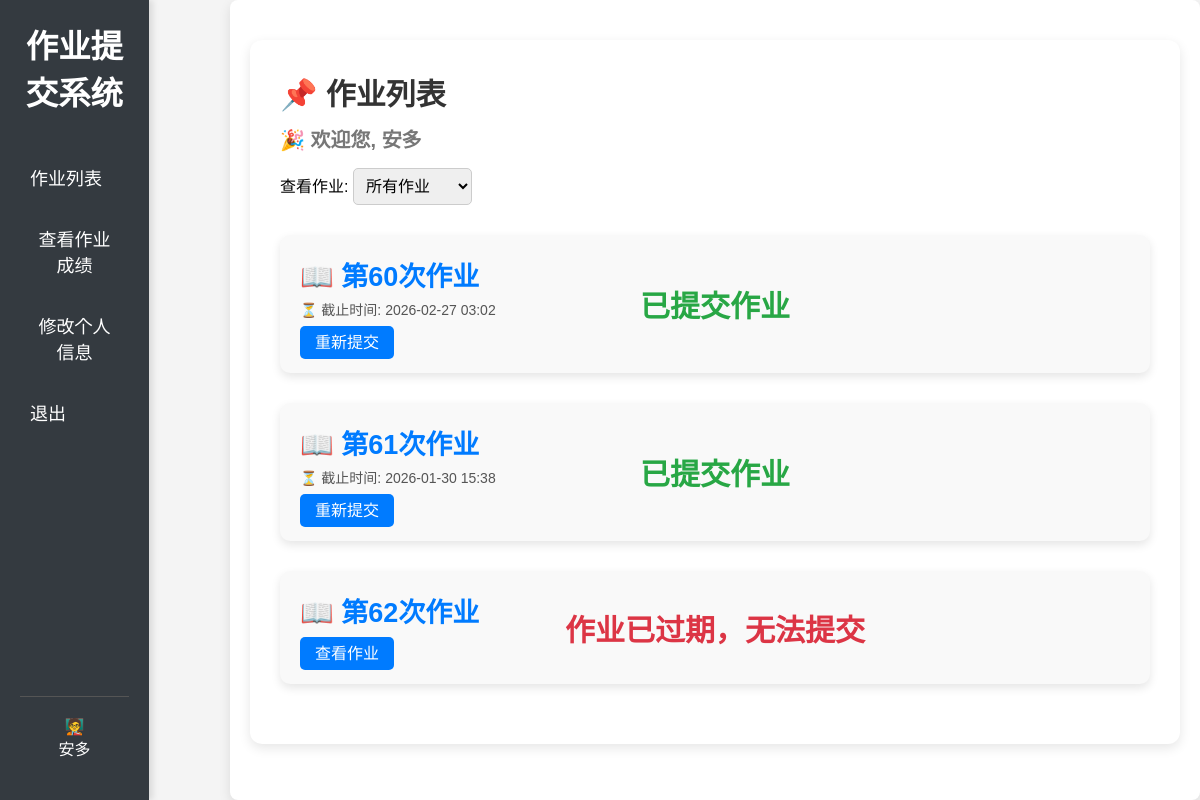
/assignments/ (signed in), run on the app's committed database.
### assignment_system/models.py (models this page shows, shortened)
class CustomUser(AbstractUser):
    number = models.IntegerField(unique=True, verbose_name='学号', null=True, blank=True)
    name = models.CharField(max_length=100, verbose_name='姓名', default='Unknown')
    is_teacher = models.BooleanField(default=False, verbose_name="是否为老师")
    email = models.EmailField(max_length=254, verbose_name='邮箱', blank=True, null=True)  # 新增邮箱字段
    id = models.BigAutoField(primary_key=True)

class Assignment(models.Model):
    title = models.CharField(max_length=200)
    description = models.TextField()
    due_date = models.DateTimeField()
    file = models.FileField(upload_to='submissions/', blank=True, null=True)
    custom_fields = models.JSONField(default=list, blank=True, null=True)

### assignment_system/views.py (the view)
# urls.py: path('assignments/', views.assignment_list, name='assignment_list'),  # 学生查看所有作业
def assignment_list(request):
    now = timezone.now()
    filter_type = request.GET.get('filter', 'all')  # 获取URL中的filter参数，默认值为'all'
    assignments = Assignment.objects.all()
    submissions = Submission.objects.filter(
        student=request.user,
        assignment=OuterRef('pk')
    )
    assignments = assignments.annotate(has_submission=Exists(submissions))
    if filter_type == 'not_submitted':
        assignments = assignments.filter(has_submission=False)
    elif filter_type == 'all':
        assignments = assignments.all()
    return render(request, 'assignment_list.html', {
        'assignments': assignments,
        'now': now,
        'filter': filter_type,
    })

### assignment_system/templates/assignment_list.html (shortened to what this page needs)
{% extends 'base.html' %}
{% block content %}
<div class="container">
    <div class="header">
        <h2 class="title">📌 作业列表</h2>
        <h3 class="welcome">🎉 欢迎您, {{ user.name }}</h3>
        <div class="filter-options">
            <label for="assignment-filter">查看作业:</label>
            <select id="assignment-filter" onchange="location = this.value;">
                <option value="{% url 'assignment_list' %}?filter=all" {% if filter == 'all' %}selected{% endif %}>所有作业</option>
            </select>
        </div>
    </div>
    <ul class="assignment-list">
        {% for assignment in assignments %}
            <li class="assignment-item">
                <div class="assignment-info">
                    <a  class="assignment-link">
                        <h2>📖 {{ assignment.title }}</h2>
                    </a>
                    {% if assignment.due_date > now or assignment.has_submission %}
                    <span class="due-date">⏳ 截止时间: {{ assignment.due_date|date:"Y-m-d H:i" }}</span>
                    {% endif %}
                    <div class="submit-actions">
                        {% if assignment.has_submission %}
                        <a href="{% url 'student_submission' assignment.id %}" class="submit-button">重新提交</a>
                        {% else %}
                        <a href="{% url 'student_submission' assignment.id %}" class="submit-button">查看作业</a>
                        {% endif %}
                    </div>
                </div>
                <div class="status-container">
                    {% if assignment.has_submission %}
                    <span class="status status-submitted">已提交作业</span>
                    {% else %}
                    {% if assignment.due_date < now %}
                    <span class="status status-overdue">作业已过期，无法提交</span>
                    {% else %}
                    <span class="status status-not-submitted">未提交作业</span>
                    {% endif %}
                    {% endif %}
                </div>
            </li>
        {% empty %}
            <li class="no-assignment">暂无作业</li>
        {% endfor %}
    </ul>
</div>
{% endblock %}

### assignment_system/templates/base.html (shortened to what this page needs)
<!DOCTYPE html>
<html lang="en">
<head>
</head>
<body>
    <header>
        {% if user.is_teacher %}
        <h1>作业管理系统</h1>
        {% else %}
        <h1>作业提交系统</h1>
        {% endif %}
        <nav>
            <ul>
                {% if not user.is_teacher %}
                    <li><a href="{% url 'assignment_list' %}" class="active">作业列表</a></li>
                    <li><a href="{% url 'check_grade' %}">查看作业成绩</a></li>
                    <li><a href="{% url 'update_profile' %}">修改个人信息</a></li>
                    <li><a href="{% url 'custom_login' %}">退出</a></li>
                {% endif %}
            </ul>
        </nav>
        <div class="user-info">
            {% if user.is_teacher %}
            <p>👩‍🎓</p>
            <p>{{ user.name }}</p>
            {% else %}
            <p>🧑‍🏫</p>
            <p>{{ user.name }}</p>
            {% endif %}
        </div>
    </header>
    <main>
        {% block content %}{% endblock %}
    </main>
</body>
</html>

### assignment_system/templates/base.html (style rules this page uses)
* { margin: 0; padding: 0; box-sizing: border-box; }
body { font-family: 'Arial', sans-serif; background-color: #f4f4f4; display: flex; min-height: 100vh; }
header { position: fixed; width: 12.4%; height: 100%; background-color: #343a40; color: white; padding: 20px; text-align: center; box-shadow: 4px 0px 6px rgba(0, 0, 0, 0.1); display: flex; flex-direction: column; }
header h1 { font-size: 24px; margin-bottom: 40px; font-weight: bold; }
nav { width: 100%; flex-grow: 1; }
nav ul { list-style: none; padding: 0; }
nav ul li { margin: 15px 0; }
nav ul li a { color: white; text-decoration: none; font-size: 18px; display: flex; align-items: center; padding: 10px; border-radius: 5px; transition: background 0.3s ease; }
.user-info { margin-top: auto; padding: 20px 0; border-top: 1px solid #555; }
.user-info p { font-size: 16px; text-align: center; }
main { margin-left: 230px; padding: 20px; background-color: white; border-radius: 8px; box-shadow: 0 4px 12px rgba(0, 0, 0, 0.1); flex-grow: 1; }
header h1 { font-size: 32.4px; margin-bottom: 25px; font-weight: bold; }

### assignment_system/templates/assignment_list.html (style rules this page uses)
.container { background: #fff; padding: 30px; border-radius: 12px; box-shadow: 0 4px 12px rgba(0, 0, 0, 0.1); text-align: left; margin-top: 20px; }
.title { font-size: 30px; color: #333; margin-bottom: 10px; }
.welcome { font-size: 20px; color: #777; }
.filter-options { margin-top: 15px; }
.filter-options select { padding: 8px; font-size: 16px; border-radius: 5px; border: 1px solid #ccc; }
.assignment-list { list-style-type: none; padding: 0; margin-top: 25px; }
.assignment-item { background: #f9f9f9; padding: 20px; margin: 30px 0; border-radius: 10px; display: flex; justify-content: space-between; align-items: center; gap: 15px; flex-wrap: wrap; box-shadow: 0 4px 10px rgba(0, 0, 0, 0.1); transition: background-color 0.3s ease, transform 0.2s; position: relative; }
.assignment-info { flex-grow: 1; display: flex; flex-direction: column; }
.assignment-link { font-size: 18px; font-weight: bold; color: #007BFF; text-decoration: none; }
.due-date { font-size: 14px; color: #555; margin-top: 5px; }
.submit-actions { margin-top: 10px; }
.submit-button { background-color: #007BFF; color: white; padding: 8px 15px; font-size: 16px; text-decoration: none; border-radius: 5px; transition: background-color 0.3s ease; }
.status-container { text-align: center; flex-basis: 100%; position: absolute; top: 50%; left: 50%; transform: translate(-50%, -50%); }
.status { font-size: 30px; font-weight: bold; text-align: center; color: white; padding: 8px 15px; border-radius: 5px; }
.status-submitted { color: #28a745; }
.status-overdue { color: #dc3545; }

### data on the page
CustomUser: name "安多"
Assignment: title "第60次作业", due_date "2026-02-27 03:02", shows "重新提交", shows "已提交作业"
Assignment: title "第61次作业", due_date "2026-01-30 15:38", shows "重新提交", shows "已提交作业"
Assignment: title "第62次作业", shows "查看作业", shows "作业已过期，无法提交"
